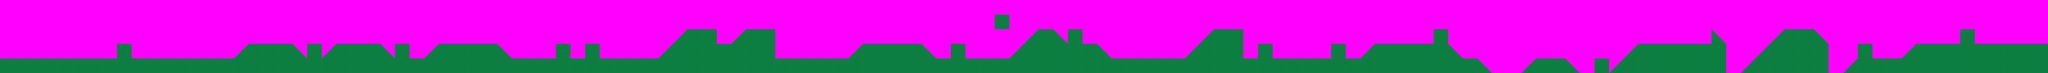

Tiled map render using the project's own tile images. Description and the map definition, with tile-layer contents summarised, below:
An orthogonal 140x5 tile map with 64x64 px tiles, 5 tile layers (Floor, Enemies, GoodBoys, FriendsBubble, ...).

<map version="1.0" orientation="orthogonal" renderorder="right-down" width="140" height="5" tilewidth="64" tileheight="64" backgroundcolor="#ff00ff" nextobjectid="1">
 <tileset firstgid="1" name="sprites" tilewidth="64" tileheight="64" tilecount="4" columns="2">
  <image source="sprites.png" width="128" height="128" />
 </tileset>
 <layer name="Floor" width="140" height="5">
  <data>[700 cells, 220 non-empty, 3 distinct tile ids]</data>
 </layer>
 <layer name="Enemies" width="140" height="5">
  <data>[700 cells, 10 non-empty, 2 distinct tile ids]</data>
 </layer>
 <layer name="GoodBoys" width="140" height="5">
  <data>[700 cells, 3 non-empty, 1 distinct tile ids]</data>
 </layer>
 <layer name="FriendsBubble" width="140" height="5">
  <data>[700 cells, 1 non-empty, 1 distinct tile ids]</data>
 </layer>
 <layer name="Finish" width="140" height="5">
  <data>[700 cells, 1 non-empty, 1 distinct tile ids]</data>
 </layer>
</map>
